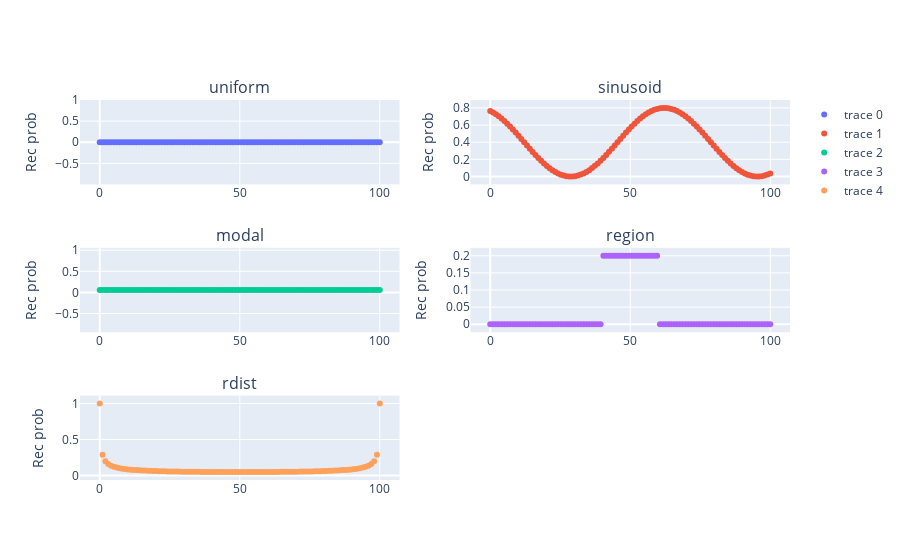

Write notebook code for a chart like this one.
### Markdown cell above
Recombination priors are stored in the script `Recombination_tools.py`.

The next block displays available functions of recombination by proxy genomic position.

Like structure priors, Rec functions take two position arguments, **angle** and **range_windows**, and a set of function specific keyword arguments that determine the characteristics of patterns produced.

### Code cell
from synth_tools.Recombination_tools import *
from synth_tools.Tutorial_subplots import Rec_subplots_lib

#####
Cop_lib= {
    'uniform':{
        'cop_func': Rec_prob_uniform,
        'cop_kwargs': {
            'Cop': 1e-3
        }
    },
    'sinusoid': {
        'cop_func': Rec_prob_sinusoid,
        'cop_kwargs': {
            'multiplier': .8,
            'freq': 3,
            'c': 2
        }
    },
    'modal': {
        'cop_func': Rec_prob_modal,
        'cop_kwargs': {
            'modes': [.2,.5,.7],
            'N':100,
            'bandwidth': 0.07,
            'multiplier': 3e-2
        }
    },
    'region': {
        'cop_func': Rec_prob_region,
        'cop_kwargs': {
            'region': [.4,.6],
            'prob_basal': 0,
            'prob':.2
        }
    },
    'rdist': {
        'cop_func': Rec_prob_rdist,
        'cop_kwargs': {
            'multiplier': float(1 / 6),
            'c': .9,
            'loc': 0,
            'scale': 1
        }
    }
}

#####

Rec_subplots_lib(Cop_lib,vector_lib,Npops= 4,Ncols= 2,range_diff= [0,100],steps= 100,yaxis= 'Rec prob')
